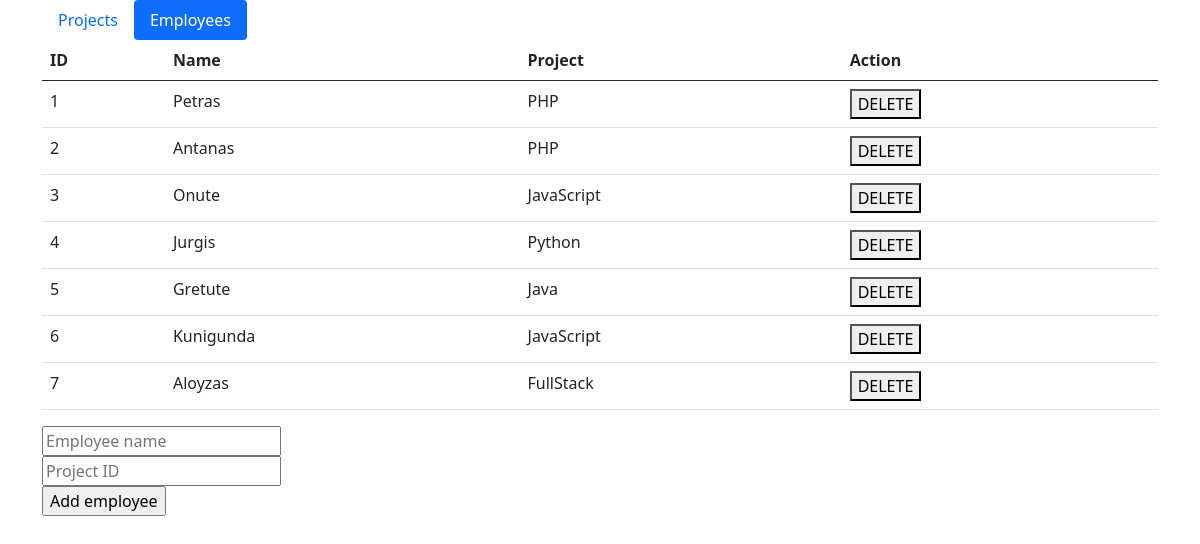
Page /employees.php on the committed database.
### tables this page shows
CREATE TABLE `Employees` (
  `id` int(10) UNSIGNED NOT NULL,
  `firstname` varchar(20) NOT NULL,
  `project` int(11) NOT NULL
);

CREATE TABLE `Projects` (
  `id` int(11) NOT NULL,
  `name` varchar(20) NOT NULL
);

### components/employees_data.php (the view, shortened to what this page needs)
<?php
    $sql = "SELECT Employees.id, firstname, Projects.name FROM Employees
    LEFT JOIN Projects ON Projects.id = Employees.project";
    $result = mysqli_query($conn, $sql);
    print("<table class='table'><thead>");
    print("<tr><th>ID</th><th>Name</th><th>Project</th><th>Action</th></tr>");
    print("</thead>");
    if (mysqli_num_rows($result) > 0) {
        while($row = mysqli_fetch_assoc($result)) {
            print('<tr><td>'.$row["id"].'</td>
                        <td>'.$row["firstname"].'</td>
                        <td>'.$row["name"].'</td>
                        <td><a href="?action=delete&id='.$row["id"].'"><button>DELETE</button></a></td></tr>');
        }
    } else {
        echo "0 results";
    }
    print("</table>");
?>

### employees.php (shortened to what this page needs)
<?php require_once("./components/mysql_conn.php"); ?>
<!DOCTYPE html>
<html lang="en">
<head>
    <link href="https://cdn.jsdelivr.net/npm/bootstrap@5.0.2/dist/css/bootstrap.min.css" rel="stylesheet">
</head>
<body>
    <header class="container">
        <ul class="nav nav-pills">
            <li class="nav-item">
                <a class="nav-link" href="./index.php">Projects</a>
            </li>
            <li>
                <a class="nav-link active" href="./employees.php">Employees</a>
            </li>
        </ul>
    </header>
    <section class="container">
        <?php require_once("./components/employees_data.php"); ?>
    </section>
    <section class="container">
        <form action="" method="POST">
            <input type="text" name="employee" placeholder="Employee name"><br>
            <input type="text" name="project_id" placeholder="Project ID"><br>
            <input type="submit" name="create_employee" value="Add employee">
        </form>
    </section>
</body>
</html>

### rows in the picture
employees: id "1", firstname "Petras", project.name "PHP"
employees: id "2", firstname "Antanas", project.name "PHP"
employees: id "3", firstname "Onute", project.name "JavaScript"
employees: id "4", firstname "Jurgis", project.name "Python"
employees: id "5", firstname "Gretute", project.name "Java"
employees: id "6", firstname "Kunigunda", project.name "JavaScript"
employees: id "7", firstname "Aloyzas", project.name "FullStack"
